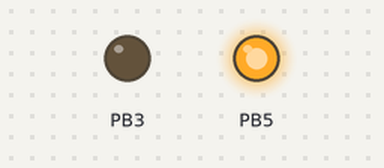
A program run on a simulated ATmega328P, built with avr-gcc and emulated at 16 MHz. On the bench: output pins drawn as LEDs (lit = HIGH).

Above: at 2.5 s.
At 10.5 s:
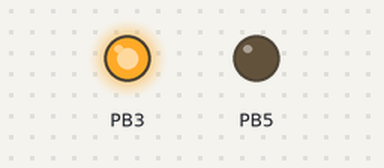
At 14.5 s:
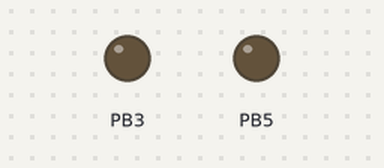
Timing chart, 0 to 20.8 s (numbered marks = the images above):
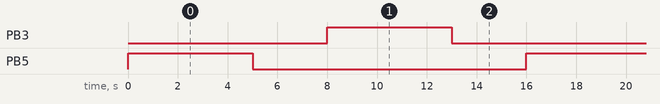

The program:

main.c
```c
#define  F_CPU 16000000UL
#include <avr/io.h>
#include<util/delay.h>


int main(void)
{
    DDRB|=(1<<DDB5)|(1<<DDB3); //initializing pin D5 and D3 as output

    while (1)

    {
		//pin 1 on 2 off
		PORTB|=(1<<PB5);
		PORTB&=~(1<<PB3);
		_delay_ms(5000);


		//pin 1 and 2 off
		PORTB&=~(1<<PB5);
		PORTB&=~(1<<PB3);
		_delay_ms(3000);

		//pin 1 off 2 on
		//PORTB&=(1<<PB5);
		PORTB|=(1<<PB3);
		_delay_ms(5000);

		//pin 1 and 2 off
		PORTB&=~(1<<PB5);
		PORTB&=~(1<<PB3);
		_delay_ms(3000);


    }
}
```

Measured:
- by itself, PB3, PB5: alternates HIGH for 5.0 s and LOW for 11.0 s
- by itself, everything shown: repeats every 16.0 s, in 4 steps
